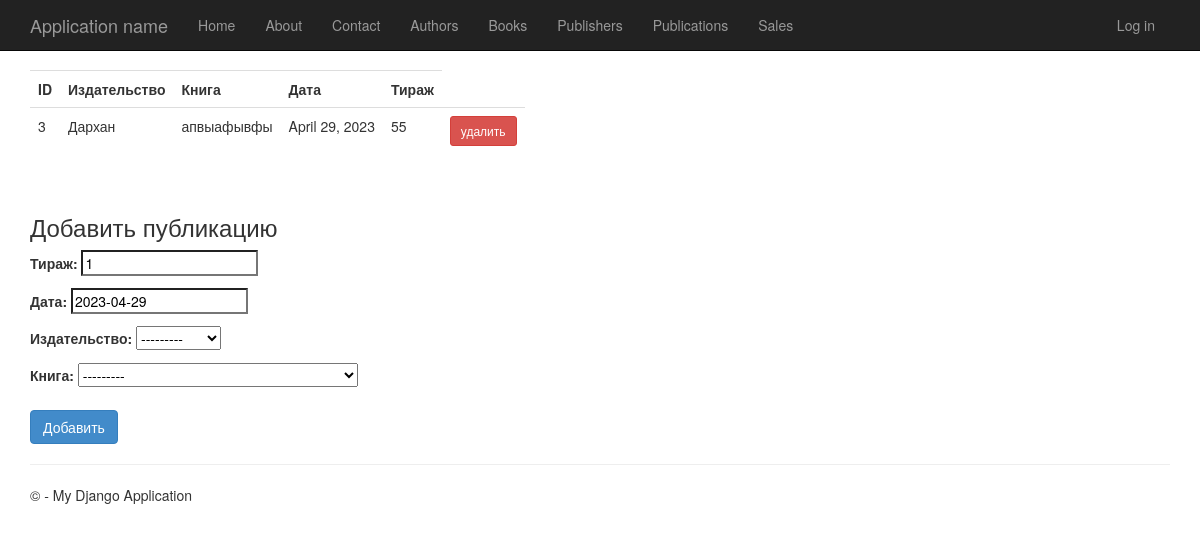
Screenshot of /publications/ with the database file from the repository.
### app/models.py (models this page shows, shortened)
class Publications(models.Model):
    count = models.IntegerField(default=1, verbose_name="Тираж")
    date = models.DateField(default=date.today, verbose_name="Дата")
    publisher = models.ForeignKey(Publishers, on_delete=models.CASCADE, verbose_name="Издательство")
    book = models.ForeignKey(Books, on_delete=models.CASCADE, verbose_name="Книга")
    class Meta:
        verbose_name = 'Публикация'
        verbose_name_plural = 'Публикации'
        ordering = ['date']

class Publishers(models.Model):
    name = models.CharField(max_length=60, verbose_name="Название издательства")
    def __str__(self):
        return f"{self.name}"
    class Meta:
        verbose_name = 'Издательство'
        verbose_name_plural = 'Издательства'
        ordering = ['name']

class Books(models.Model):
    name = models.CharField(max_length=60, verbose_name="Название книги")
    genre = models.CharField(max_length=60, verbose_name="Жанр")
    write_date = models.DateField(default=date.today, verbose_name="Год написания")
    author = models.ForeignKey(Authors, on_delete=models.CASCADE, verbose_name="Автор")
    def __str__(self):
        return f"{self.name}, {self.genre}, {self.write_date}, {self.author}"
    class Meta:
        verbose_name = 'Книга'
        verbose_name_plural = 'Книги'
        ordering = ['name']

### app/views.py (the view)
# urls.py: path('publications/', PublicationsCreateView.as_view(), name='publications'),
class PublicationsCreateView(CreateView):
    template_name = 'app/publications.html'
    form_class = PublicationsForm
    success_url = reverse_lazy('publications')
    def get_context_data(self, **kwargs):
        context = super().get_context_data(**kwargs)
        context['publications'] = Publications.objects.all()
        return context

### app/forms.py
class PublicationsForm(ModelForm):
    class Meta:
        model = Publications
        fields = ('count', 'date', 'publisher', 'book')

### app/models.py (called while the page is built)
    def __str__(self):
        return f"{self.FIO}, {self.birth_date}"

### app/templates/app/publications.html (shortened to what this page needs)
{% extends "app/layout.html" %}
{% block content %}
  <table style="width: auto;" class="table table-hover mx-auto">
        <tr>
            <th> ID </th>
            <th> Издательство </th>
            <th> Книга </th>
            <th> Дата </th>
            <th> Тираж </th>
        </tr>
        {% for publication in publications %}
        <tr>
            <td> {{ publication.id }} </td>
            <td> {{ publication.publisher.name }} </td>
            <td> {{ publication.book.name }} </td>
            <td> {{ publication.date }} </td>
            <td> {{ publication.count }} </td>
            <td>
                <button class="btn btn-sm btn-danger" onclick="delete_publication({{ publication.id }})">удалить</button>
            </td>
        </tr>
      {% empty %}
      Публикаций пока нет :(
      {% endfor %}
    </table >
<h3 style="margin-top: 60px">Добавить публикацию</h3>
<form action="/publications/" method="post">
    {{form.as_p}}
  <button style="margin-top: 10px" type="submit" class="btn btn-primary">Добавить</button>
</form>
{% endblock %}

### app/static/app/content/site.css (style rules this page uses)
body { padding-top: 50px; padding-bottom: 20px; }
input, select, textarea { max-width: 280px; }

### rows the page displays
Publications: id "3", publisher.name "Дархан", book.name "апвыафывфы", date "April 29, 2023", count "55"
